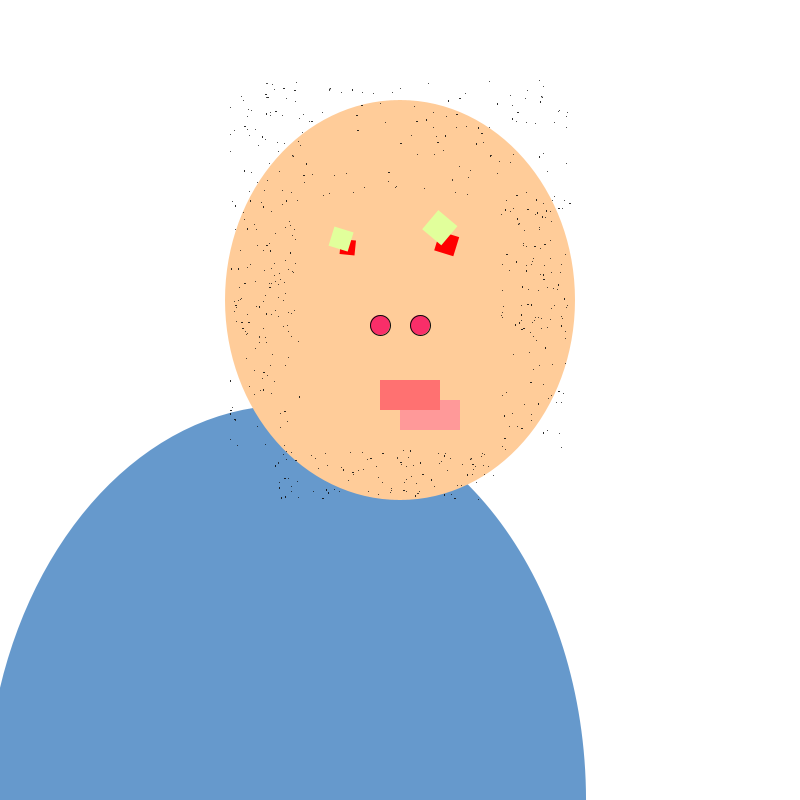
Frame 1 (no input)
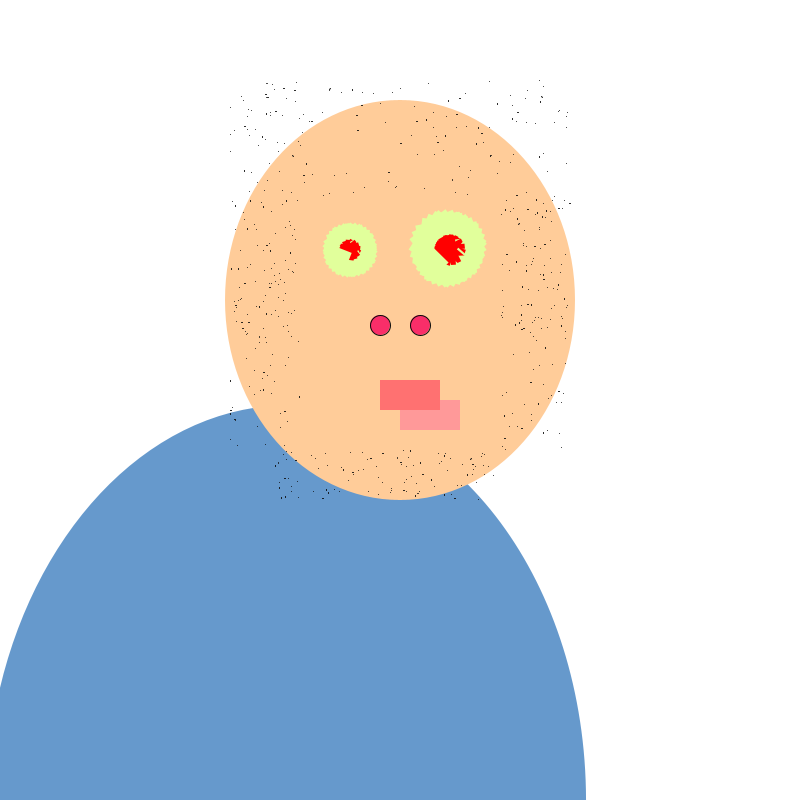
Frame 60 (the mouse pressed at the canvas centre just before this capture)
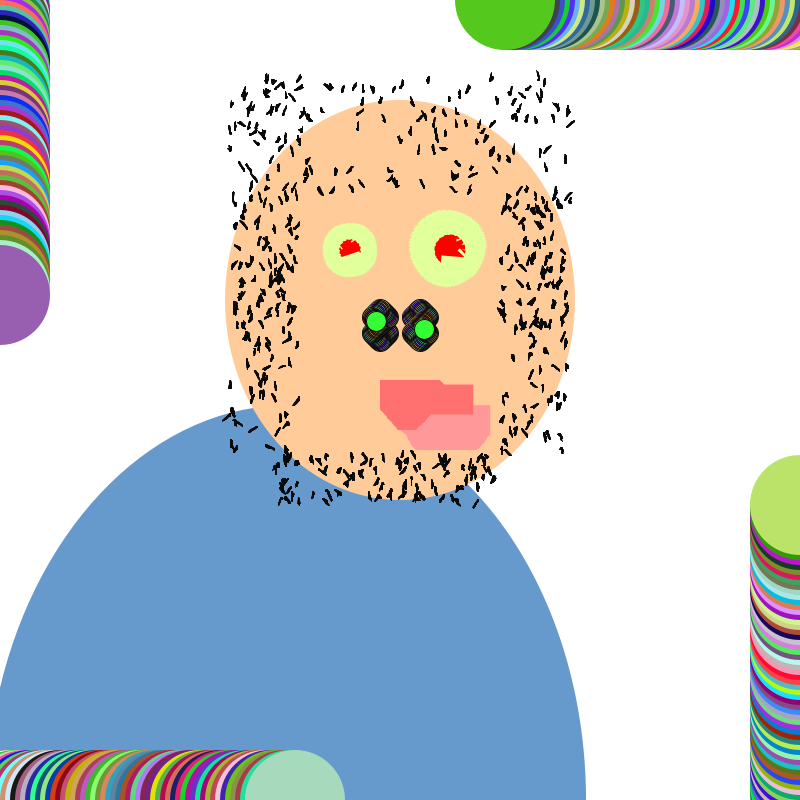
Frame 120 (the mouse held since frame 60 and released just before this capture)

The Processing sketch that drew these frames (run headless with seeded random() and noise(); from frame 60 on, the mouse is pressed at the canvas centre):

// Processing sketch: processing_86614
// ── processing_86614.pde

import java.util.ArrayList;
ArrayList<FlyLine> beard;
ArrayList<FlyLine> hair;
BounceRectangle lowerlip, upperlip;
TeeterCircles nose;
Spincle border;
boolean move = false;
float i = 0;

void setup()
{
  size(800,800);
  background(255); 
  noStroke();
  lowerlip = new BounceRectangle(400.0,400.0,40,20,60,30,255,153,153);
  upperlip = new BounceRectangle(380.0,380.0,40,20,60,30,255,113,113);
  beard = new ArrayList<FlyLine>();
  hair = new ArrayList<FlyLine>();
  nose = new TeeterCircles(20,400,325,20,15);
  border = new Spincle(100);
  smooth();
  fill(102,153,204);
  rotate(radians(1));
  ellipse(300,800,600,800);
  rotate(radians(-1));
  fill(255,204,153);
  ellipse(400,300,350,400);
  
  //creates random beard and hair starts
  
  //beard grows downish only, not on mouth
  for(int i = 0; i <100; i++)
  {
    beard.add(new FlyLine(random(275,500),random(450,500),random(0,180)));
  }
  for(int i = 0; i <50; i++)
  {
    beard.add(new FlyLine(random(230,300),random(300,450),random(0,180)));
  }
  for(int i = 0; i <50; i++)
  {
    beard.add(new FlyLine(random(500,570),random(300,450),random(0,180)));
  }
  //hair grows upish only, not on eyes
  for(int i = 0; i <150; i++)
  {
    hair.add(new FlyLine(random(230,570),random(80,200)));
  }  
  for(int i = 0; i <75; i++)
  {
    hair.add(new FlyLine(random(230,300),random(200,330)));
  }
  for(int i = 0; i <75; i++)
  {
    hair.add(new FlyLine(random(500,570),random(200,330)));
  }
  
  //draws static elements that will move 
  lowerlip.draw();
  upperlip.draw();
  nose.draw();
  stroke(10);
  FlyLine line; 
  for(int i = 0; i <beard.size(); i++)
  {
    line = beard.get(i);
    line.draw();
  }
  for(int i = 0; i <hair.size(); i++)
  {
    line = hair.get(i);
    line.draw();
  } 
  noStroke();
}

void draw()
{
  //spinning eyes, altercation of Connor Piper's code
  //right eye
  pushMatrix();
  i += 0.1;
  translate(350,250);
  smooth();
  fill(255,0,0);
  rotate(i);
  rect(-10,-10,15,15); 
  translate(-10,-10);
  i += 0.1;
  smooth();
  fill(225,255,155);
  rotate(i);
  rect(-10,-10,20,20);
  popMatrix();
  //left eye
  pushMatrix();
  i += 0.1;
  translate(450,250);
  smooth();
  fill(255,0,0);
  rotate(i);
  rect(-15,-15,20,20); 
  translate(-15,-15);
  i += 0.1;
  smooth();
  fill(225,255,155);
  rotate(i);
  rect(-15,-15,25,25);
  popMatrix();
  
  //dynamic parts, only move after clicking
  if(move)
  {
    FlyLine line;
    
    lowerlip.draw();
    upperlip.draw();
    for(int i = 0; i <beard.size(); i++)
    {
      line = beard.get(i);
      line.draw();
    }
    for(int i = 0; i <hair.size(); i++)
    {
      line = hair.get(i);
      line.draw();
    }
    nose.draw();
    border.draw();
      
  }
}

//toggles moving parts
void mousePressed()
{
    move = !move;
}

//
// TeeterCircles
// creates two paired circles that teeter totter back and forth
//
class TeeterCircles
{
  int diameter, x,xA,xB, y,yA,yB, boundary, offset;
  boolean teeter = false, totter = false;
  

  TeeterCircles(int size, int xPos, int yPos, int distance, int bound)
  {
    diameter = size;
    offset = distance;
    x = xPos;
    xA = xPos+offset;
    xB = xPos-offset;
    y = yPos;
    yA = yPos;
    yB = yPos;
    boundary = bound;
  }  
  
  void draw()
  {
    stroke(10);
    fill(random(0,255),random(0,255),random(0,255));
    ellipse(xA, yA, diameter, diameter);
    ellipse(xB, yB, diameter, diameter);
    //reverses each circles y directions if they reach the boundary
    if(teeter)
    {
      yA++;
      yB--;
      if(yA > y+boundary)
      {
        teeter = false;
      }
    }
    else
    {
      yA--;
      yB++;
      if(yB > y+boundary)
      {
        teeter = true;
      }
    }
    //reverses each cicles x direction if they reach half the boundary
   if(totter)
   {
     xA++;
     xB--;
     if(xA > x+offset+(boundary/2))
     {
       totter = false;
     }
   }
   else
   {
     xA--;
     xB++;
     if(xA < x+offset-(boundary/2))
     {
       totter = true;
     }
   }
    noStroke();
  }
}


//
// spincle
// creates 4 circles of random colors that outline a border around the screen
//
class Spincle
{
  int diameter;
  int a = 0, b = 0;
  int c = width, d = 0;
  int e = width, f = height;
  int g = 0, h = height;
  
  Spincle(int size)
  {
    diameter = size;  
  }
  
  void draw()
  {
    fill(random(0,255),random(0,255),random(0,255));
    ellipse(a,b,diameter,diameter);
    fill(random(0,255),random(0,255),random(0,255));
    ellipse(c,d,diameter,diameter);
    fill(random(0,255),random(0,255),random(0,255));
    ellipse(e,f,diameter,diameter);
    fill(random(0,255),random(0,255),random(0,255));
    ellipse(g,h,diameter,diameter);
    //updates positions, resets at edges of screen
    if(b < height && f > 0)
    {
      b+=5;
      f+=-5;
    }
    else
    {
      b=0;
      f=height;
    }
    if(c > 0 && g < height)
    {
      c-=5;
      g+=5;
    }
    else
    {
      c = width;  
      g = 0;
    }
  }
  
}


//
// FlyLine
// creates a line that extends in a direction
//
class FlyLine
{
  float x,y,dir,xOrig,yOrig;
  int counter = 0;
  boolean lock;
  
  FlyLine(float xPos, float yPos, float direction)
  {
    x = xPos;
    xOrig = xPos;
    yOrig = yPos;
    y = yPos;
    dir = direction;
    lock = true;
  }
  FlyLine(float xPos, float yPos)
  {
    x = xPos;
    xOrig = xPos;
    yOrig = yPos;
    y = yPos;
    dir = random(180,360);
    lock = false;
  }
  
  void draw()
  {
    
    y+=sin(radians(dir))/5;
    x+=cos(radians(dir))/5;
    stroke(10);
    line(xOrig,yOrig,x,y);
    noStroke();
    counter++;
    if(counter > 10)
    {
      counter = 0;
      if(lock)
      {
        dir = random(0,180);
      }
      else
      {
        dir = random(180,360);
      }
    }
  }
}
//
// BounceRectangle
// creates a rectangle that bounces between boundaries
//
class BounceRectangle
{
  boolean right = true;
  boolean down = true;
  float x,y;
  int r, g, b, l, w;
  int rBound, lBound,uBound,dBound;
  
  BounceRectangle(float xPos, float yPos, int xBound, int yBound, int lengt, int widt, int rCol, int gCol, int bCol)
  {
    x = xPos;
    y = yPos;
    rBound = int(x+xBound);
    lBound = int(x-xBound);
    uBound = int(y-yBound);
    dBound = int(y+yBound);
    r = rCol;
    g = gCol;
    b = bCol;
    l = lengt;
    w = widt;
  }
  
  void draw() 
  {
    smooth();
    fill(r,g,b);
    rect(x,y,l,w);
    if(right)
    {
      x+= random(.1,1);
    }
    else
    {
      x+= -random(.1,1);
    }
    if(x<lBound)
    {
      x=lBound;
      right = true;
    }
    else if(x>rBound)
    {
      x=rBound;
      right = false;
    }
    if(down)
    {
      y+= random(.1,1);
    }
    else
    {
      y+= -random(.1,1);
    }
    if(y<uBound)
    {
      y=uBound;
      down = true;
    }
    else if(y>dBound)
    {
      y=dBound;
      down = false;
    }
  }


}
